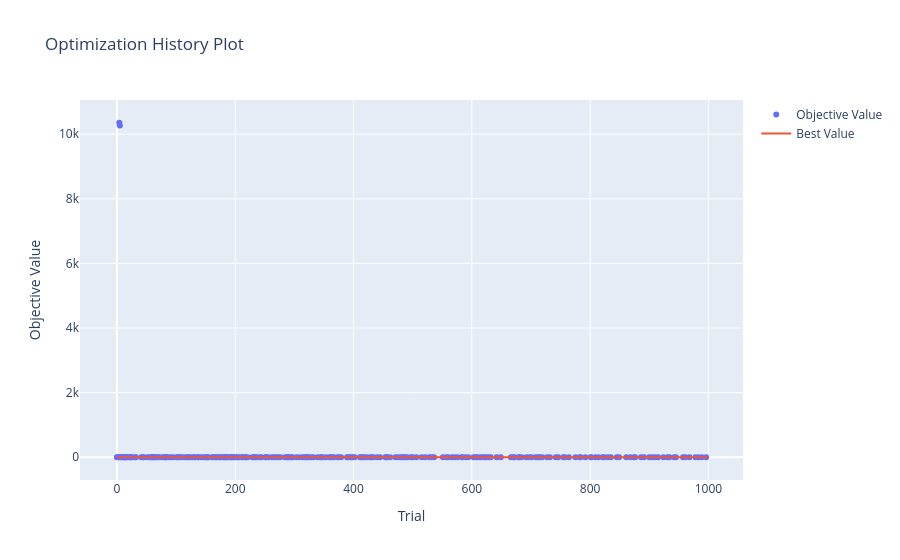

Source (notebook cell):
### Code cell
vis.plot_optimization_history(estudo_hpc)

### Figure 1 — Plotly figure (JSON) as saved in the notebook; plotly's stock layout.template omitted (floating-point values rounded to 4 significant figures; data arrays with more than 128 entries replaced by an {"elided": "..."} marker saying what was removed)
{"data": [{"mode": "markers", "name": "Objective Value", "type": "scatter", "x": {"elided": "244 int values"}, "y": {"elided": "244 float values"}}, {"mode": "lines", "name": "Best Value", "type": "scatter", "x": {"elided": "1000 int values"}, "y": {"elided": "1000 float values"}}, {"marker": {"color": "#cccccc"}, "mode": "markers", "name": "Infeasible Trial", "showlegend": false, "type": "scatter", "x": [], "y": []}], "layout": {"title": {"text": "Optimization History Plot"}, "xaxis": {"title": {"text": "Trial"}}, "yaxis": {"title": {"text": "Objective Value"}}}}
